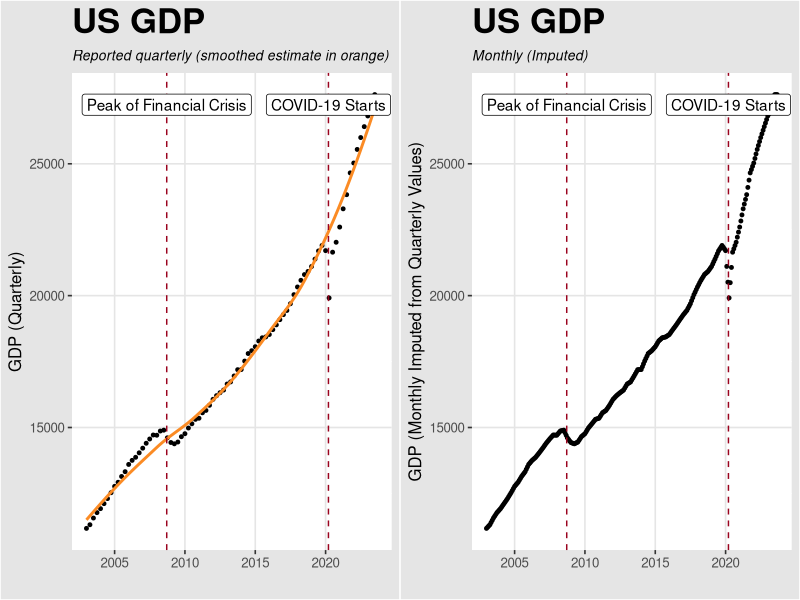
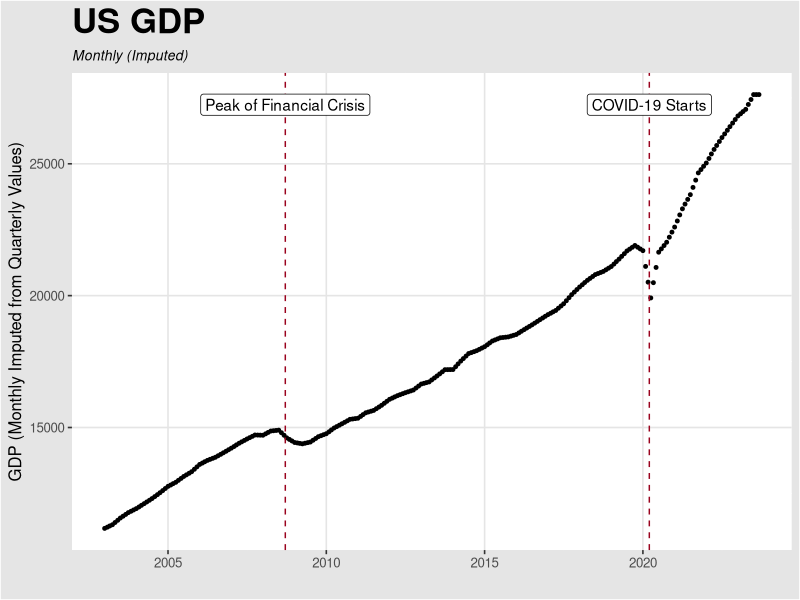

The R script that drew these images, in order: (Note: this script raises an error after producing the figures.)
library(tidyverse)
library(gridExtra)
library(ggthemes)

data <- read.csv("./data/cleaned/visualizationData.csv")
data$DATE <- as.Date(data$DATE)

palette <- c("#5F0F40",
             "#9A031E",
             "#FB8B24",
             "#E36414",
             "#0F4C5C")

#Visualize GDP imputation
p1 <- data %>%
  ggplot(aes(x=DATE, y=GDP.x)) +
  geom_point(cex = 1) + 
  geom_smooth(se = F, color = palette[3]) + 
  geom_vline(xintercept = as.Date("2020-03-15"),
             linetype = 2, linewidth = 0.50, color = palette[2]) +
  geom_vline(xintercept = as.Date("2008-09-15"),
             linetype = 2, linewidth = 0.50, color = palette[2]) + 
  annotate(x = ymd("2020-03-15"), y = +Inf, label = "COVID-19 Starts", vjust = 2, geom = "label") +
  annotate(x = ymd("2008-09-15"), y = +Inf, label = "Peak of Financial Crisis", vjust = 2, geom = "label") +
  labs(x = "", y = "GDP (Quarterly)",
       title = "US GDP", 
       subtitle = "Reported quarterly (smoothed estimate in orange)") + 
  ggthemes::theme_igray() +
  theme(plot.title = element_text(face = "bold", size = 25, hjust = 0),
        plot.subtitle = element_text(face = "italic", size = 10, hjust = 0))

#Graph GDP and color in imputed data -- looks like it did pretty good!
p2 <- data %>%
  ggplot(aes(x=DATE, y=imputeGDP)) +
  geom_point(cex = 1) + 
  geom_vline(xintercept = as.Date("2020-03-15"),
             linetype = 2, linewidth = 0.50, color = palette[2]) +
  geom_vline(xintercept = as.Date("2008-09-15"),
             linetype = 2, linewidth = 0.50, color = palette[2]) + 
  annotate(x = ymd("2020-03-15"), y = +Inf, label = "COVID-19 Starts", vjust = 2, geom = "label") +
  annotate(x = ymd("2008-09-15"), y = +Inf, label = "Peak of Financial Crisis", vjust = 2, geom = "label") +
  labs(x = "", y = "GDP (Monthly Imputed from Quarterly Values)",
       title = "US GDP", 
       subtitle = "Monthly (Imputed)") + 
  ggthemes::theme_igray() +
  theme(plot.title = element_text(face = "bold", size = 25, hjust = 0),
        plot.subtitle = element_text(face = "italic", size = 10, hjust = 0))

p3 <- grid.arrange(p1, p2, nrow = 1)

#Save to assets directory
ggsave("")
ggsave(
  filename,
  plot = last_plot(),
  device = NULL,
  path = NULL,
  scale = 1,
  width = NA,
  height = NA,
  units = c("in", "cm", "mm", "px"),
  dpi = 300,
  limitsize = TRUE,
  bg = NULL,
  create.dir = FALSE,
  ...
)
#Plot hpi values
p4 <- data %>%
  ggplot(aes(x = DATE, y = CSUSHPISA, color = FEDFUNDS)) + 
  geom_line(aes(linewidth = FEDFUNDS), lineend = "round") + 
  geom_vline(xintercept = as.Date("2020-03-15"),
           linetype = 2, linewidth = 0.50, color = palette[2]) +
  geom_vline(xintercept = as.Date("2008-09-15"),
             linetype = 2, linewidth = 0.50, color = palette[2]) + 
  annotate(x = ymd("2020-03-15"), y = +Inf, 
           label = "COVID-19 Starts", vjust = 2, geom = "label") +
  annotate(x = ymd("2008-09-15"), y = +Inf, 
           label = "Peak of Financial Crisis", vjust = 2, geom = "label") +
  labs(x = "", y = "National Home Price Index",
       title = "S&P CoreLogic Case-Shiller U.S. National Home Price Index", 
       subtitle = "Changes in Federal Funds Rate shown using color and size") + 
  ggthemes::theme_igray() +
  scale_color_gradient(name = "Federal Funds Rate",high = palette[2], low = palette[4]) +
  scale_linewidth(name = "Federal Funds Rate", range = c(0.5,2.5)) +
  guides(color=guide_legend(override.aes=list(fill=NA))) + 
  theme(plot.title = element_text(face = "bold", size = 25, hjust = 0),
        plot.subtitle = element_text(face = "italic", size = 10, hjust = 0),
        legend.key = element_rect(fill = "transparent"),
        legend.title = element_text(size = 10, face = "bold"))

#Save to assets directory

#For loop to craete a line plot for each variable across timeframe
plots <- list()
ind = 1
for(i in 1: ncol(data)){
  if(i == 1){
    print("pass")
  }else if(i == 4){
    plots[[ind]] <- ggplot(data, aes_string(x = data[,1], y = data[,i])) + geom_point() + 
      labs(x = "", y = colnames(data)[i]) +   
      geom_vline(xintercept = as.Date("2020-03-15"),
                 linetype = 2, linewidth = 0.50, color = palette[2]) +
      geom_vline(xintercept = as.Date("2008-09-15"),
                 linetype = 2, linewidth = 0.50, color = palette[2]) + 
      annotate(x = ymd("2020-03-15"), y = +Inf, 
               label = "C19", vjust = 2, geom = "label") +
      annotate(x = ymd("2008-09-15"), y = +Inf, 
               label = "Fin. Crisis", vjust = 2, geom = "label") + 
      theme_igray()
    ind = ind + 1
  }else if(i == 18){
    print("pass")
  }
  else{
    plots[[ind]] <- ggplot(data, aes_string(x = data[,1], y = data[,i])) + geom_line() + 
      labs(x = "", y = colnames(data)[i]) +
      geom_vline(xintercept = as.Date("2020-03-15"),
                 linetype = 2, linewidth = 0.50, color = palette[2]) +
      geom_vline(xintercept = as.Date("2008-09-15"),
                 linetype = 2, linewidth = 0.50, color = palette[2]) + 
      annotate(x = ymd("2020-03-15"), y = +Inf, 
               label = "C19", vjust = 2, geom = "label") +
      annotate(x = ymd("2008-09-15"), y = +Inf, 
               label = "Fin. Crisis", vjust = 2, geom = "label") + 
      theme_igray()
    ind = ind + 1
  }
}

grid.arrange(grobs = plots, nrow = 4)
#Save to assets directory
